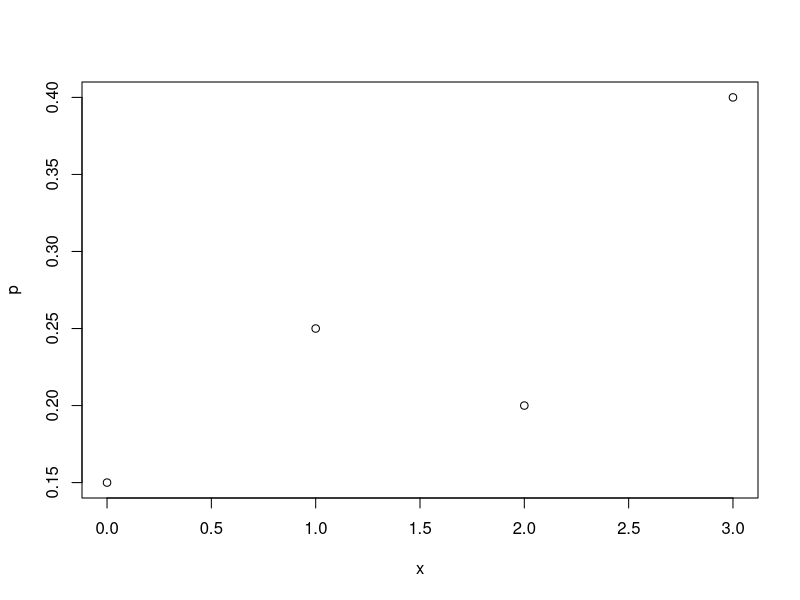
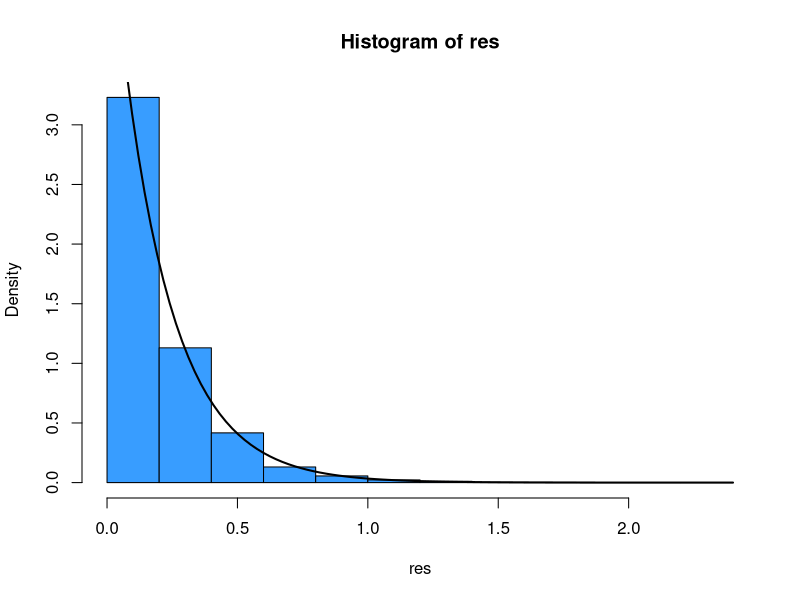

Write the R code that produced these figures, in order. (Note: this script raises an error after producing the figures.)
#generar distribuciones de variables discretas.

fun_poisson<- function(lambda){
  U<-runif(1)
  pk<- exp(-lambda)
  k<-0
  Fk<-0
  repeat{
    Fk<-Fk+pk
    if(U<Fk){
      return(k)
    }
    k<-k+1
    pk<- (lambda/k)*pk
  }
}


fun_binomial<- function(n,p){
  U<-runif(1)
  pk<- (1-p)^n
  k<-0
  Fk<-0
  repeat{
    Fk<-Fk+pk
    if(U<Fk){
      return(k)
    }
    pk<- pk*((n-k)*p)/((1-p)*(k+1))   
    k<-k+1
  }
}



fun_binomial_neg<- function(r,p){
  U<-runif(1)
  pk<- (p)^r
  k<-0
  Fk<-0
  repeat{
    Fk<-Fk+pk
    if(U<Fk){
      return(k)
    }
    pk<- pk*((k+r)*(1-p))/(k+1)
    k<-k+1
  }
}

fun_dist_custom<- function(p,x){
  u<-runif(1)
  if(sum(p)!=1){
    return(NA)
  }
  for(i in 1:(length(p))){
    if(u<cumsum(p)[i]){
      return(x[i])
    }
  }
}

p<-c(0.15,0.25,0.20,0.40)
x<-c(0,1,2,3)

fun_dist_custom(p,x)

table(sapply(1:100000, function(k){fun_dist_custom(p,x)}))/100000

plot(x,p)

#Y. v.a discreta unif
py<-(rep(1/length(x),length(x)))
y<-x

c<- max(p/py)


#V.A continuas

#1. F(x)=lambda*exp(-lambda *x)=u, F-1(u)=-1/lambda * ln(U/lambda)
fun_exp<- function(lambda){
  U<-runif(1)
  return((-1/lambda)*log(U))
}
options(scipen=999)
res <- sapply(1:10000,function(k){fun_exp(5)})
hist(res,col="#389dff",freq=FALSE,)

#Funcion de densidad exp
f<- function(x){
  lambda<-5
  return(lambda*exp(-lambda*x))  
}

curve(f,lwd=2,add=TRUE)

#Distr Laplace
fun_lap<- function(lambda){
  U<-runif(1)
  if(U<1/2){
    return((1/lambda)*log(2*U))
  }
  else{
    return((-1/lambda)*log(2-2*U))
  }
}

sapply(1:120,function(k){fun_lap(3)})

#Funcion exponencial con media 22.
res <- sapply(1:10000,function(k){fun_exp(1/22)})
#P(x<10)
length(res[res<10])/length(res)

#b)El costo de reparacion es de 2000 dolares por cada media hora o fraccion.
#P(30<x<60) 
library(data.table)
T1<-data.table(N=1:10000,X=sapply(1:10000,function(k){fun_exp(1/22)}))
T1[,CostoReparacion:=2000*cealing(x/30)]



